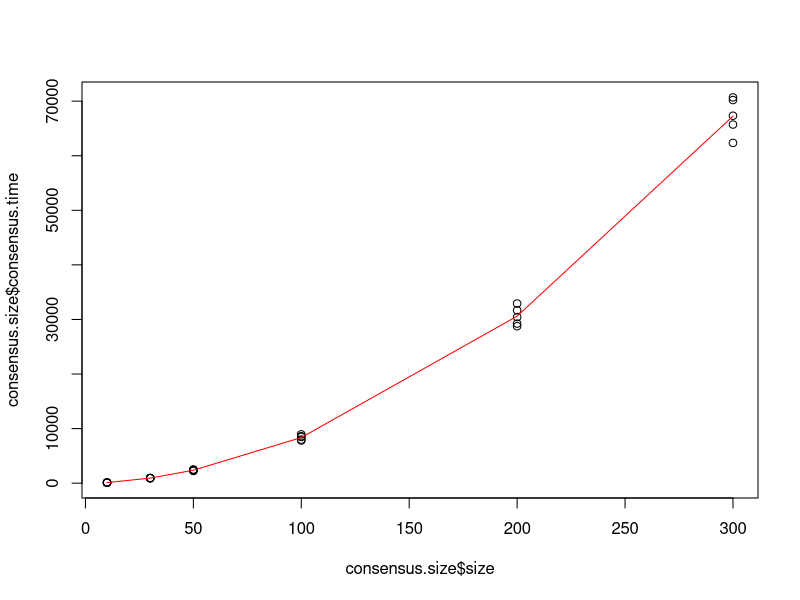
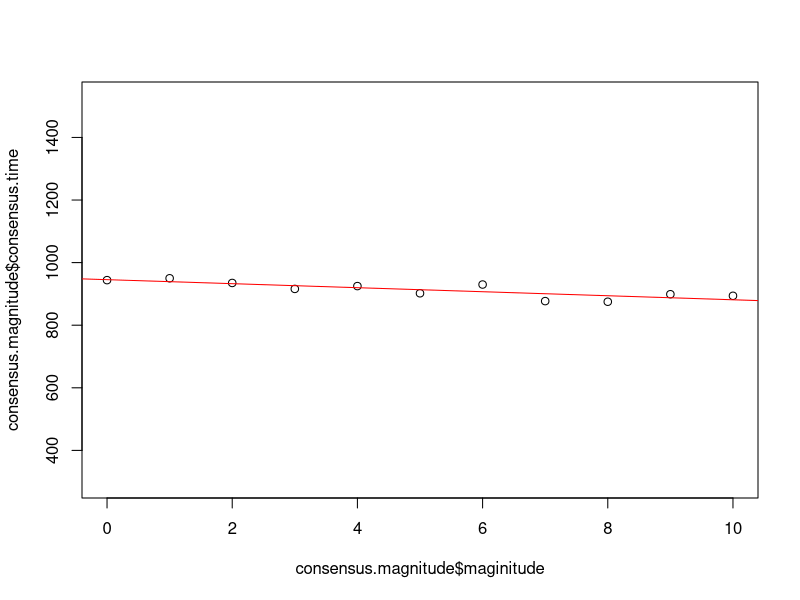
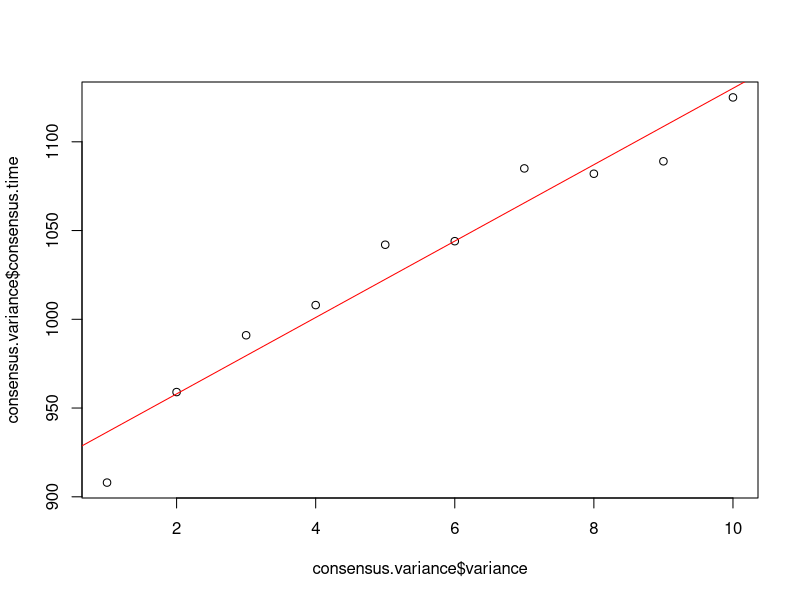

These charts were generated, in order, by the following R code:
consensus.size <- read.csv(file = "consensus-size.csv",  header = TRUE, sep = ",")
consensus.magnitude <- read.csv(file = "consensus-magnitude.csv",  header = TRUE, sep = ",")
consensus.variance<- read.csv(file = "consensus-variance.csv",  header = TRUE, sep = ",")

#linear regression
fitSize<-lm(consensus.size$consensus.time ~ poly(consensus.size$size, 5, raw=TRUE), data = consensus.size)
#get dot plot
plot(consensus.size$consensus.time ~ consensus.size$size)
#draw curve
lines(consensus.size$size, predict(fitSize, data.frame(x=consensus.size$size)), col='red')

fitMag <- lm(consensus.magnitude$consensus.time ~ consensus.magnitude$maginitude)
plot(consensus.magnitude$consensus.time ~ consensus.magnitude$maginitude, asp=0.005)
abline(fitMag, col = 'red')

fitVar <- lm( consensus.variance$consensus.time ~ consensus.variance$variance )
plot(consensus.variance$consensus.time ~ consensus.variance$variance)
abline(fitVar, col = 'red')
